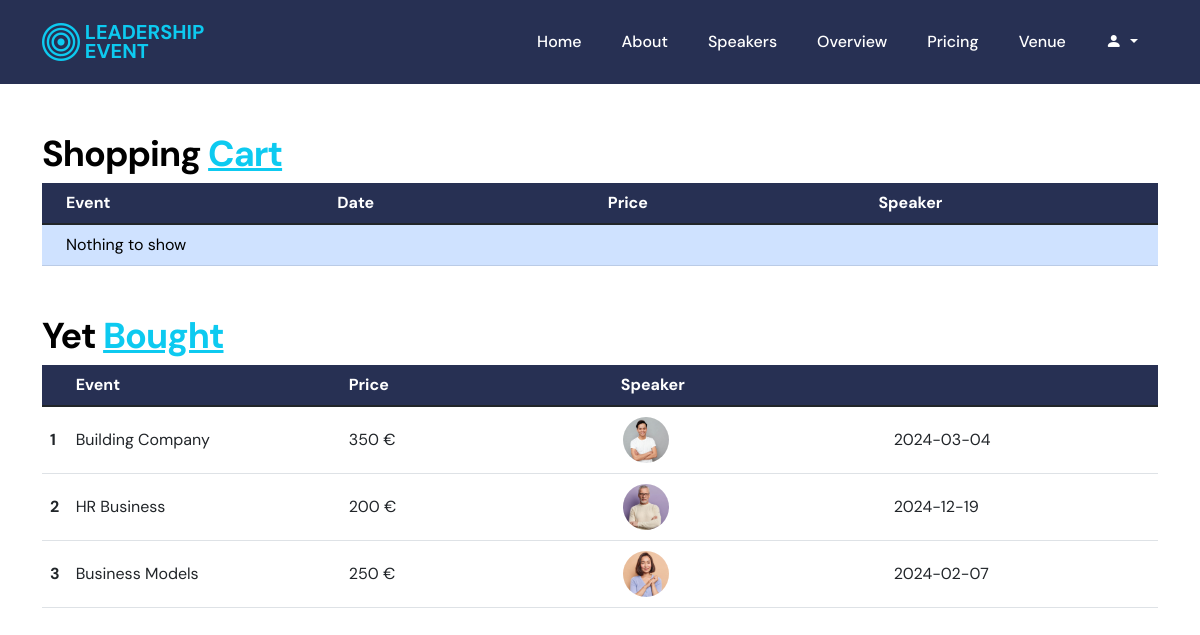
/my_events.php (signed in), run on the app's committed database.
### tables this page shows
CREATE TABLE `user_event` (
  `ID` int(11) NOT NULL,
  `user_id` int(11) DEFAULT NULL,
  `event_id` int(11) DEFAULT NULL
);

CREATE TABLE `event` (
  `ID` int(11) NOT NULL,
  `title` varchar(30) DEFAULT NULL,
  `description` varchar(300) DEFAULT NULL,
  `date` date DEFAULT NULL,
  `speaker_id` int(11) DEFAULT NULL,
  `price` int(11) NOT NULL,
  `happened` int(11) NOT NULL
);

CREATE TABLE `speaker` (
  `ID` int(11) NOT NULL,
  `first_name` varchar(20) NOT NULL,
  `last_name` varchar(20) NOT NULL,
  `mail` varchar(30) NOT NULL,
  `password` varchar(20) NOT NULL,
  `position` varchar(20) NOT NULL,
  `img` varchar(20) NOT NULL
);

### personal.php (called while the page is built, shortened)
<?php
$servername = "localhost";
$username = "root";
$password = "";
$database = "database_mo";
$conn = new mysqli($servername, $username, $password, $database);
$shopping_cart = array();
$user_ID = $_SESSION["ID"];
$events_past = array();
$sql = "SELECT user_event.*, event.*, speaker.first_name, speaker.last_name, speaker.img FROM user_event INNER JOIN event ON event.ID = user_event.event_id INNER JOIN speaker ON speaker.ID = event.speaker_id WHERE user_event.user_id='$user_ID' ORDER BY user_event.ID DESC";
$result = $conn->query($sql);
if ($result->num_rows > 0) {
    while ($row = $result->fetch_assoc()) {
        $event = new stdClass();
        $event->title = $row['title'];
        $event->date = $row['date'];
        $event->price = $row['price'];
        $event->happened = $row['happened'];
        $event->speaker_first_name = $row['first_name'];
        $event->speaker_last_name = $row['last_name'];
        $event->img = $row['img'];
        $events_past[] = $event;
    }
}
?>

### my_events.php (the view, shortened to what this page needs)
<?php session_start();
include 'personal.php';
?>
<!doctype html>
<html lang="en">
<head>
    <link href="css/bootstrap.min.css" rel="stylesheet">
    <link href="css/bootstrap-icons.css" rel="stylesheet">
    <link href="css/templatemo-leadership-event.css" rel="stylesheet">
</head>
<body>
    <nav class="navbar navbar-expand-lg">
        <div class="container">
            <a href="index.html" class="navbar-brand mx-auto mx-lg-0">
                <i class="bi-bullseye brand-logo"></i>
                <span class="brand-text">Leadership <br> Event</span>
            </a>
            <div class="collapse navbar-collapse" id="navbarNav">
                <ul class="navbar-nav ms-auto">
                    <li class="nav-item">
                        <a class="nav-link click-scroll" href="index.php">Home</a>
                    </li>
                    <li class="nav-item">
                        <a class="nav-link click-scroll" href="index.php#section_2">About</a>
                    </li>
                    <li class="nav-item">
                        <a class="nav-link click-scroll" href="index.php#section_3">Speakers</a>
                    </li>
                    <li class="nav-item">
                        <a class="nav-link click-scroll" href="index.php#section_4">Overview</a>
                    </li>
                    <li class="nav-item">
                        <a class="nav-link click-scroll" href="index.php#section_5">Pricing</a>
                    </li>
                    <li class="nav-item">
                        <a class="nav-link click-scroll" href="index.php#section_6">Venue</a>
                    </li>
                    <?php if (isset($_SESSION["ID"])) : ?>
                        <li class="nav-item dropdown">
                            <a class="nav-link dropdown-toggle" href="#" id="navbarDropdown" role="button" data-toggle="dropdown" aria-haspopup="true" aria-expanded="false">
                                <i class="bi bi-person-fill"></i>
                            </a>
                        </li>
            </div>
        <?php endif; ?>
    </nav>
    <?php
    echo '     <div class="container mt-5 mb-5">';
    echo '          <h3>Shopping <u class="text-info">Cart</u></h3>';
    echo '              <table class="table mb-0">';
    echo '              <thead style="background-color:#273053; color:white">';
    echo '                  <tr>';
    echo '                      <th scope="col"></th>';
    echo '                      <th scope="col">Event</th>';
    echo '                      <th scope="col">Date</th>';
    echo '                      <th scope="col">Price</th>';
    echo '                      <th scope="col">Speaker</th>';
    echo '                      <th scope="col"></th>';
    echo '                  </tr>';
    echo '              </thead>';
    echo '       <tbody>';
    echo (sizeof($shopping_cart) == 0) ? '<tr><th scope="row" class="table-primary" style="vertical-align: middle;"></th><td class="table-primary w-25" style="vertical-align: middle;"> Nothing to show </td><td class="table-primary w-25" style="vertical-align: middle;"> </td><td class="table-primary w-25" style="vertical-align: middle;"> </td><td class="table-primary w-25" style="vertical-align: middle;"> </td><td class="table-primary" style="vertical-align: middle;"> </td></tr>' : '';
    echo '      </tbody>';
    echo '  </table>';
    echo ' </div>';
    ?>
    <div class="container mt-5">
        <h3>Yet <u class="text-info">Bought</u></h3>
        <table class="table">
            <thead style="background-color:#273053; color:white">
                <tr>
                    <th scope="col"></th>
                    <th scope="col">Event</th>
                    <th scope="col">Price</th>
                    <th scope="col">Speaker</th>
                    <th scope="col"></th>
                </tr>
            </thead>
            <tbody>
                <?php
                $i = 0;
                echo '       <tr>';
                foreach ($events_past as $event) {
                    $i++;
                    echo '       <th scope="row" style="vertical-align: middle;">' . $i  . '</th>';
                    echo '          <td  class="w-25" style="vertical-align: middle;">' . $event->title . '</td>';
                    echo '       <td  class="w-25" style="vertical-align: middle;">' . $event->price . ' €</td>';
                    echo '       <td class="w-25" style="vertical-align: middle;"> <img src="images/avatar/' . $event->img . '" class="img-fluid avatar-image" alt=""></td>';
                    if ($event->happened == '0') {
                        echo '   <td class="w-50" style="vertical-align: middle;">' . $event->date . '</td>';
                    } else {
                        echo '   <td class="w-25" style="vertical-align: middle;"><i class="bi bi-check-circle"></i></td>';
                    }
                    echo '  </tr>';
                }
                ?>
            </tbody>
        </table>
    </div>

### css/templatemo-leadership-event.css (style rules this page uses)
:root { --white-color: #ffffff; --primary-color: #0dcaf0; --secondary-color: #0d6efd; --section-bg-color: #f0f8ff; --dark-color: #000000; --navbar-bg-color: #273053; --p-color: #717275; --highlight-icon-color: #ff0100; --body-font-family: 'DM Sans', sans-serif; --h1-font-size: 62px; --h2-font-size: 48px; --h3-font-size: 36px; --h4-font-size: 32px; --h5-font-size: 24px; --h6-font-size: 22px; --p-font-size: 18px; --menu-font-size: 16px; --copyright-text-font-size: 16px; --font-weight-normal: 400; --font-weight-medium: 500; --font-weight-bold: 700; }
body { background: var(--white-color); font-family: var(--body-font-family); }
h2, h3, h4, h5, h6 { color: var(--dark-color); }
h1, h2, h3, h4, h5, h6 { font-weight: var(--font-weight-bold); letter-spacing: -1px; }
h3 { font-size: var(--h3-font-size); }
ul li { color: var(--p-color); font-size: var(--p-font-size); font-weight: var(--font-weight-normal); }
a, button { touch-action: manipulation; transition: all 0.3s; }
a { color: var(--p-color); text-decoration: none; }
.avatar-image { border: 2px solid var(--white-color); border-radius: 100px; width: 50px; height: 50px; object-fit: cover; }
.navbar { background: var(--navbar-bg-color); z-index: 9; right: 0; left: 0; transition: all 0.3s; padding-top: 15px; padding-bottom: 15px; }
.navbar-brand { font-size: 20px; line-height: 1.2rem; font-weight: var(--font-weight-bold); color: var(--primary-color); text-transform: uppercase; }
.brand-logo { font-size: 38px; }
.brand-text { display: inline-block; vertical-align: top; }
.navbar-expand-lg .navbar-nav .nav-link { padding-right: 20px; padding-left: 20px; }
.navbar-nav .nav-link { color: var(--white-color); font-size: var(--menu-font-size); font-weight: var(--font-weight-medium); padding-top: 15px; padding-bottom: 15px; }

### data on the page
user_event: event.title "Building Company", event.price "350", speaker.img (picture), event.date "2024-03-04"
user_event: event.title "HR Business", event.price "200", speaker.img (picture), event.date "2024-12-19"
user_event: event.title "Business Models", event.price "250", speaker.img (picture), event.date "2024-02-07"
